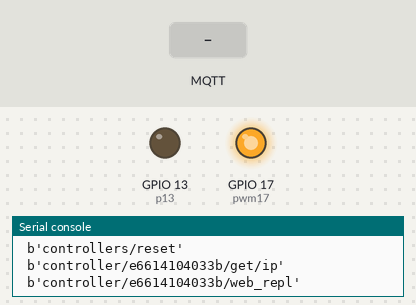
Bench run of a program on a simulated ESP32 board running MicroPython. Shown: output pins drawn as LEDs (lit = HIGH), the last lines printed to the serial console. The inputs (shaded band) are chosen by the test bench. WiFi joins after 1.5 s; no MQTT or app messages arrive unless stated; values from a settings file that is not in the repository are placeholders.

Above: at 2.8 s.
2.9 s: MQTT message "1" arrives on the first subscribed topic
At 5.31 s:
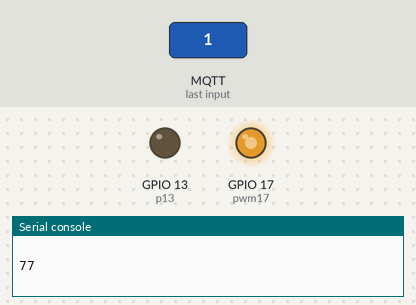
At 12.2 s:
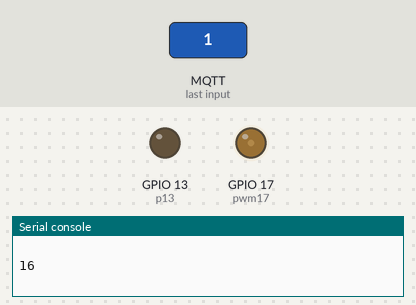
Timing chart, 0 to 13.7 s (numbered marks = the images above; inputs shaded):
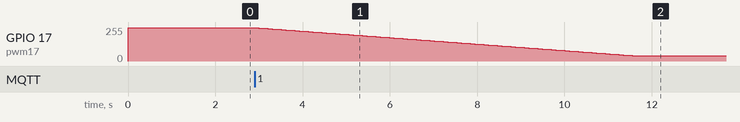

Measured:
- after the input at 2.9 s, GPIO 17 (pwm17): moves from 249/255 to 40/255 over 8.6 s, starting after 0.10 s

The program:

start.py
```python
import gc
gc.collect()
import utime
import app.hardwear as hardwear
import app.conection as conection
import webrepl
conection.connectToWiFi()
conection.connectToMQTT()
webrepl.start()

timeLastRedact = utime.ticks_ms()
while True:
  try:
    conection.client.check_msg()
    if utime.ticks_ms() - timeLastRedact > 100:
        hardwear.brightnesCorecting()
        timeLastRedact = utime.ticks_ms()
  except OSError as e:
    conection.restart_and_reconnect()
```

hardwear.py
```python
import ubinascii
import machine
from machine import Pin, PWM


koef_brightnes = 1
power = 100
nowPower = 100
p13 = Pin(13, Pin.OUT)
p13.off()
pwm17 = PWM(Pin(17), freq=1000, duty=power*10)
client_id = ubinascii.hexlify(machine.unique_id())


def setPower(value):
    global power
    power = value


def setKoefBrightnes(value):
    global koef_brightnes
    koef_brightnes = value


def getPower():
    return power


def brightnesCorecting():
    global power, nowPower, pwm17, koef_brightnes
    if nowPower < power-koef_brightnes or nowPower > power+koef_brightnes:
        if nowPower > power:
            nowPower -= koef_brightnes
            pwm17.duty(nowPower*10)

        if nowPower < power:
            nowPower += koef_brightnes
            pwm17.duty(nowPower*10)
        print('%s \n' % (nowPower))
```

conection.py
```python
import time
import network
import app.secrets as secrets
from app.mymqtt import MQTTClient
from .hardwear import setKoefBrightnes, client_id, setPower, getPower, pwm17
import machine


mqtt_server = '109.248.175.143'
topic_sub_scan = b'controllers/scan/'
topic_sub_koef_brightness = b'controllers/set/koef_brightness'
topic_sub_power = b'controller/'+ client_id + b'/power'
topic_sub_ip = b'controller/'+ client_id + b'/get/ip'
topic_sub_reset = b'controller/'+ client_id + b'/reset'
topic_sub_reset_all = b'controllers/reset'
topic_sub_web_repl = b'controller/'+ client_id + b'/web_repl'

topic_pub_scan = b'controllers/' + client_id
topic_pub_status = b'controller/' + client_id + b'/satus'
topic_pub_ip = b'controller/' + client_id + b'/ip'

machineIp = '(0, 0, 0, 0)'
client = None


def connectToWiFi():
  global machineIp
  station = network.WLAN(network.STA_IF)
  station.active(True)
  station.connect(secrets.WIFI_SSID, secrets.WIFI_PASSWORD)
  print('conneting to wifi..')
  while not station.isconnected():
      pass
  print('Connection successful')
  print(station.ifconfig())
  machineIp = station.ifconfig()[0]


def sub_cb(topic, msg):
  print((topic, msg))
  if topic == topic_sub_scan and msg == b'1':
    client.publish(topic_pub_scan, str(getPower()))
  elif topic == topic_sub_power:
    power = min(max(int(msg), 15), 100)
    setPower(power)
    print('power = %s' %(power))
    client.publish(topic_pub_status, str(power))
  elif topic == topic_sub_koef_brightness:
    setKoefBrightnes(min(max(int(msg), 1), 20))
  elif (topic == topic_sub_reset or topic == topic_sub_reset_all) and msg == b'1':
    print('mqtt => reset')
    machine.reset()
  elif (topic == topic_sub_ip and msg == b'1'):
    print('mqtt => get ip')
    client.publish(topic_pub_ip, machineIp)
  elif (topic == topic_sub_web_repl):
    pwm17.duty(1023)
    time.sleep(10)
    exit()

def connect_and_subscribe():
  client = MQTTClient(client_id, mqtt_server, user = b'test', password = b'P@ssw0rd!')
  client.set_callback(sub_cb)
  client.connect()
  client.subscribe(topic_sub_power)
  client.subscribe(topic_sub_scan)
  client.subscribe(topic_sub_koef_brightness)
  client.subscribe(topic_sub_reset)
  client.subscribe(topic_sub_reset_all)
  client.subscribe(topic_sub_ip)
  client.subscribe(topic_sub_web_repl)
  print('Connected to %s MQTT broker, subscribed to topics: \n %s \n %s \n %s \n %s \n %s \n %s \n %s' % (mqtt_server, topic_sub_power, topic_sub_scan, topic_sub_koef_brightness, topic_sub_reset, topic_sub_reset_all, topic_sub_ip, topic_sub_web_repl))
  return client


def restart_and_reconnect():
  print('Failed to connect to MQTT broker. Reconnecting...')
  time.sleep(10)
  machine.reset()


def connectToMQTT():
  global client
  try:
    client = connect_and_subscribe()
  except OSError as e:
    restart_and_reconnect()
```
